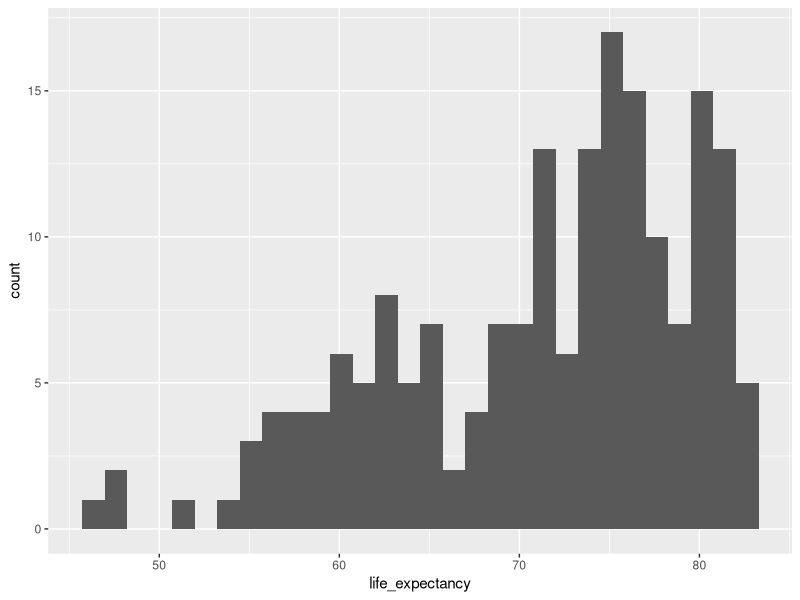
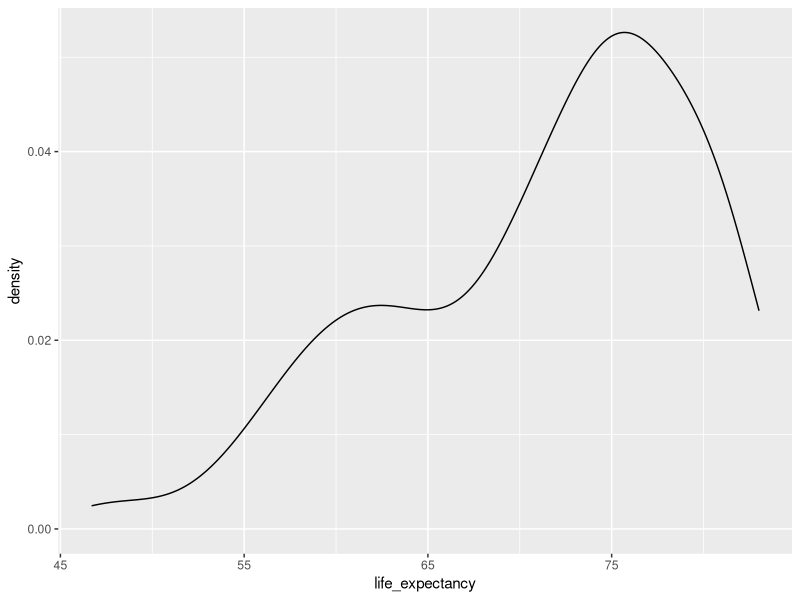
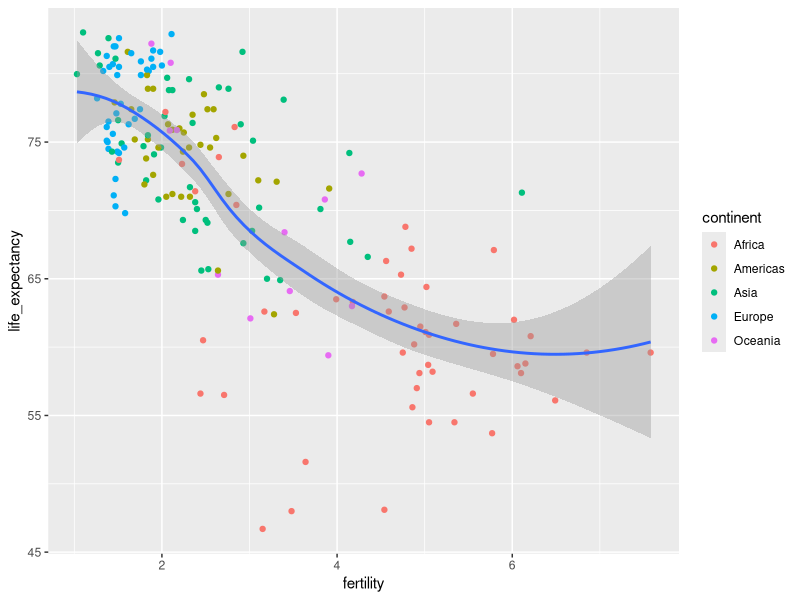

Generate these figures, in order, with R:
## ---- chunk 1
knitr::opts_chunk$set(echo = TRUE, message = FALSE, warning = FALSE)
## ---- chunk 2
library(dslabs) #install.packages("dslabs")
library(tidyverse) 
## ---- chunk 3
gap2011 <- gapminder %>% 
  as_tibble() %>% 
  filter(year == 2011)

dim(gap2011)
colnames(gap2011)
head(gap2011)

## ---- chunk 4
ggplot(data = gap2011, aes(x = life_expectancy)) +
  geom_histogram()
## ---- chunk 5
ggplot(data = gap2011, aes(x = life_expectancy)) +
  geom_density() +
  geom_vline(xintercept = mean(data = gap2011, aes(x =life_expectancy)))
## ---- chunk 6
ggplot(data = gap2011) +
  geom_point(mapping = aes(x = fertility, y = life_expectancy, color = continent)) +
  geom_smooth(mapping = aes(x = fertility, y = life_expectancy)) 
  
## ---- chunk 7
